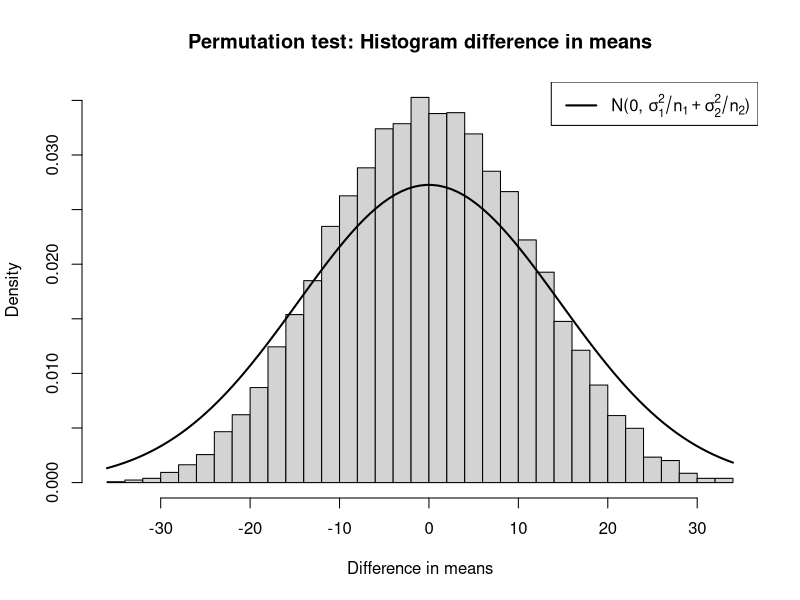
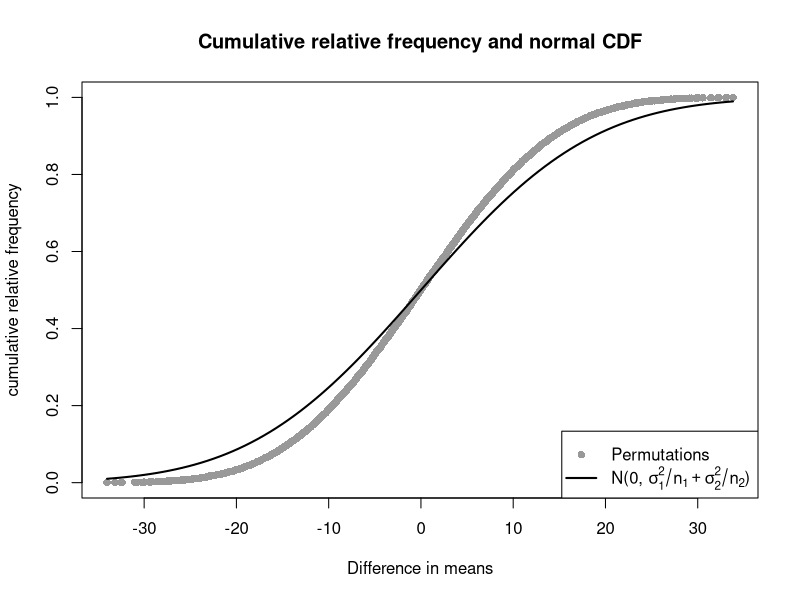

Source code (R) for these figures, in order: (Note: this script raises an error after producing the figures.)
## ---- chunk 1
wants <- c("coin", "e1071")
has   <- wants %in% rownames(installed.packages())
if(any(!has)) install.packages(wants[!has])
## ---- chunk 2
set.seed(1.234)
Nj     <- c(7, 8)
sigma  <- 20
DVa    <- rnorm(Nj[1], 100, sigma)
DVb    <- rnorm(Nj[2], 110, sigma)
tIndDf <- data.frame(DV=c(DVa, DVb),
                     IV=factor(rep(c("A", "B"), Nj)))
## ---- chunk 3
library(coin)
oneway_test(DV ~ IV, alternative="less", distribution="exact", data=tIndDf)
## ---- chunk 4
tRes <- t.test(DV ~ IV, alternative="less", var.equal=TRUE, data=tIndDf)
tRes$p.value
## ---- chunk 5
idx   <- seq(along=tIndDf$DV)
idxA  <- combn(idx, Nj[1])
getDM <- function(x) { mean(tIndDf$DV[!(idx %in% x)]) - mean(tIndDf$DV[x]) }
resDM <- apply(idxA, 2, getDM)
diffM <- diff(tapply(tIndDf$DV, tIndDf$IV, mean))
(pVal <- sum(resDM >= diffM) / length(resDM))
## ---- chunk 6
hist(resDM, freq=FALSE, breaks="FD", xlab="Difference in means",
     main="Permutation test: Histogram difference in means")
curve(dnorm(x, 0, sigma/sqrt(Nj[1]) + sigma/sqrt(Nj[2])), lwd=2, add=TRUE)
legend(x="topright", lty=1, lwd=2, legend=expression(paste("N(0, ", sigma[1]^2 / n[1] + sigma[2]^2 / n[2], ")")))
## ---- chunk 7
plot(resDM, ecdf(resDM)(resDM), col="gray60", pch=16,
     xlab="Difference in means", ylab="cumulative relative frequency",
     main="Cumulative relative frequency and normal CDF")
curve(pnorm(x, 0, sigma/sqrt(Nj[1]) + sigma/sqrt(Nj[2])), lwd=2, add=TRUE)
legend(x="bottomright", lty=c(NA, 1), pch=c(16, NA), lwd=c(1, 2),
       col=c("gray60", "black"),
       legend=c("Permutations",
       expression(paste("N(0, ", sigma[1]^2 / n[1] + sigma[2]^2 / n[2], ")"))))
## ---- chunk 8
N      <- 12
id     <- factor(rep(1:N, times=2))
DVpre  <- rnorm(N, 100, 20)
DVpost <- rnorm(N, 110, 20)
tDepDf <- data.frame(DV=c(DVpre, DVpost),
                     IV=factor(rep(0:1, each=N), labels=c("pre", "post")))
## ---- chunk 9
library(coin)
oneway_test(DV ~ IV | id, alternative="less", distribution=approximate(B=9999), data=tDepDf)
## ---- chunk 10
t.test(DV ~ IV, alternative="less", paired=TRUE, data=tDepDf)$p.value
## ---- chunk 11
DVd    <- DVpre - - DVpost
sgnLst <- lapply(numeric(N), function(x) { c(-1, 1) } )
sgnMat <- data.matrix(expand.grid(sgnLst))
getMD  <- function(x) { mean(abs(DVd) * x) }
resMD  <- apply(sgnMat, 1, getMD)
(pVal  <- sum(resMD <= mean(DVd)) / length(resMD))
## ---- chunk 12
Nf  <- 7
DV1 <- rbinom(Nf, size=1, prob=0.5)
DV2 <- rbinom(Nf, size=1, prob=0.5)
fisher.test(DV1, DV2, alternative="greater")$p.value
## ---- chunk 13
library(e1071)
permIdx  <- permutations(Nf)
getAgree <- function(idx) {
    sum(diag(table(DV1, DV2[idx])))
}

resAgree <- apply(permIdx, 1, getAgree)
agree12  <- sum(diag(table(DV1, DV2)))
(pVal    <- sum(resAgree >= agree12) / length(resAgree))
## ---- chunk 14
try(detach(package:e1071))
try(detach(package:class))
try(detach(package:coin))
try(detach(package:modeltools))
try(detach(package:survival))
try(detach(package:mvtnorm))
try(detach(package:splines))
try(detach(package:stats4))
